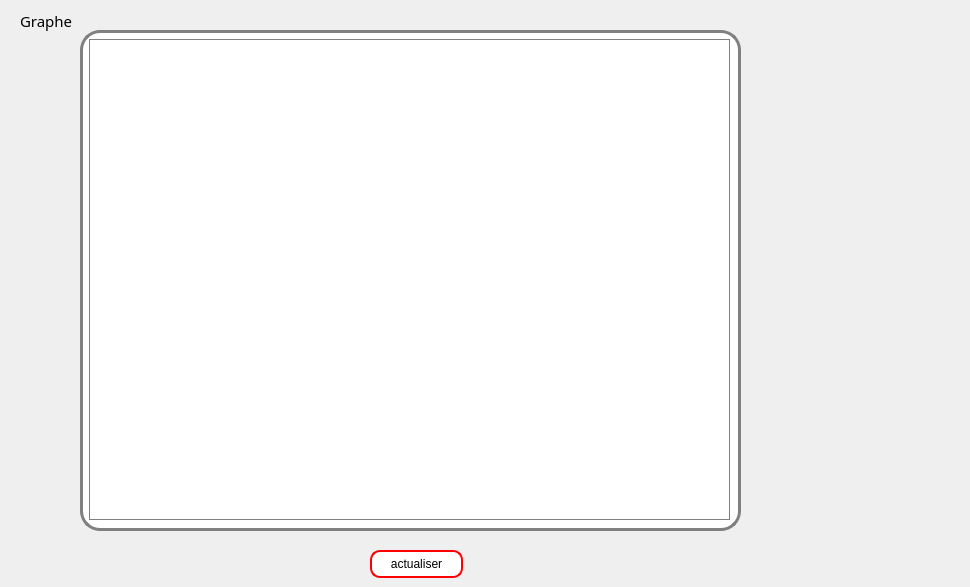
     <widget class="QWidget" name="tab_8">
      <attribute name="title">
       <string>graphe</string>
      </attribute>
      <widget class="QFrame" name="frame_6">
       <property name="geometry">
        <rect>
         <x>80</x>
         <y>30</y>
         <width>661</width>
         <height>501</height>
        </rect>
       </property>
       <property name="styleSheet">
        <string notr="true">background-color: rgb(255, 255, 255);
font: 30pt &quot;Impact&quot;;
color: rgb(255, 0, 4);


border: 3px solid gray;
border-radius: 20px;
background: white;</string>
       </property>
       <property name="frameShape">
        <enum>QFrame::StyledPanel</enum>
       </property>
       <property name="frameShadow">
        <enum>QFrame::Raised</enum>
       </property>
       <widget class="QFrame" name="graphe1">
        <property name="geometry">
         <rect>
          <x>9</x>
          <y>9</y>
          <width>641</width>
          <height>481</height>
         </rect>
        </property>
        <property name="styleSheet">
         <string notr="true">background-color: rgb(255, 255, 255);
font: 30pt &quot;Impact&quot;;
color: rgb(255, 0, 4);


border: 1px solid gray;
border-radius: 0px;
background: white;</string>
        </property>
        <layout class="QHBoxLayout" name="horizontalLayout">
         <item>
          <layout class="QHBoxLayout" name="graphe"/>
         </item>
        </layout>
       </widget>
      </widget>
      <widget class="QFrame" name="frame_7">
       <property name="geometry">
        <rect>
         <x>780</x>
         <y>200</y>
         <width>181</width>
         <height>161</height>
        </rect>
       </property>
       <property name="styleSheet">
        <string notr="true">image: url(:/ressources/icons8-statistiques-100.png);

border:0px solid red;
</string>
       </property>
       <property name="frameShape">
        <enum>QFrame::StyledPanel</enum>
       </property>
       <property name="frameShadow">
        <enum>QFrame::Raised</enum>
       </property>
      </widget>
      <widget class="QLabel" name="label_10">
       <property name="geometry">
        <rect>
         <x>20</x>
         <y>10</y>
         <width>161</width>
         <height>21</height>
        </rect>
       </property>
       <property name="font">
        <font>
         <family>Arial Rounded MT Bold</family>
         <pointsize>11</pointsize>
         <weight>50</weight>
         <italic>false</italic>
         <bold>false</bold>
        </font>
       </property>
       <property name="styleSheet">
        <string notr="true">font: 11pt &quot;Arial Rounded MT Bold&quot;;
border:0px solid red;
</string>
       </property>
       <property name="text">
        <string>Graphe</string>
       </property>
      </widget>
      <widget class="QPushButton" name="graphebouton">
       <property name="geometry">
        <rect>
         <x>370</x>
         <y>550</y>
         <width>93</width>
         <height>28</height>
        </rect>
       </property>
       <property name="styleSheet">
        <string notr="true">QPushButton {
background-color: rgb(255, 255, 255);
color: rgb(0, 0, 0);
border-radius: 10px;
/*border-width: 3px;*/
   /* border-color: #E80F88;
    border-style: solid;*/
border: 2px solid red;
   /* border-radius: 10;*/
   /* padding: 4px;*/
    font-size: 12px;
    padding-left: 5px;
    padding-right: 5px;

}


QPushButton:hover {
background-color: qlineargradient(spread:pad, x1:0, y1:0, x2:0, y2:1, stop:0 rgb(200, 200, 255), stop:1 rgb(200, 200, 255));
color: rgb(255, 255, 255);
 border-color: #AF0171;
}</string>
       </property>
       <property name="text">
        <string>actualiser</string>
       </property>
      </widget>
     </widget>
